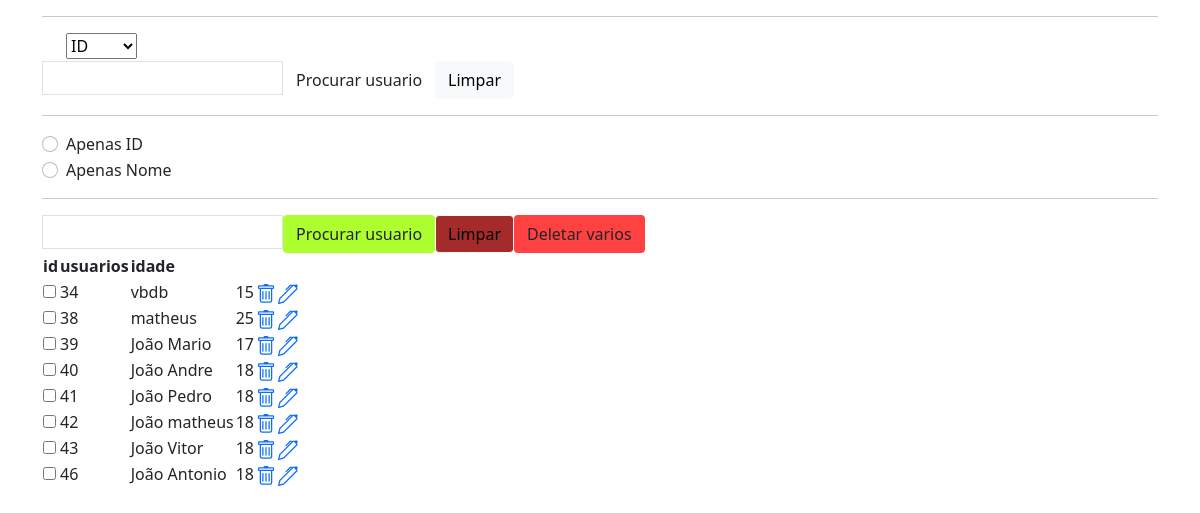
/radio/, run on an earlier commit of the app's database.
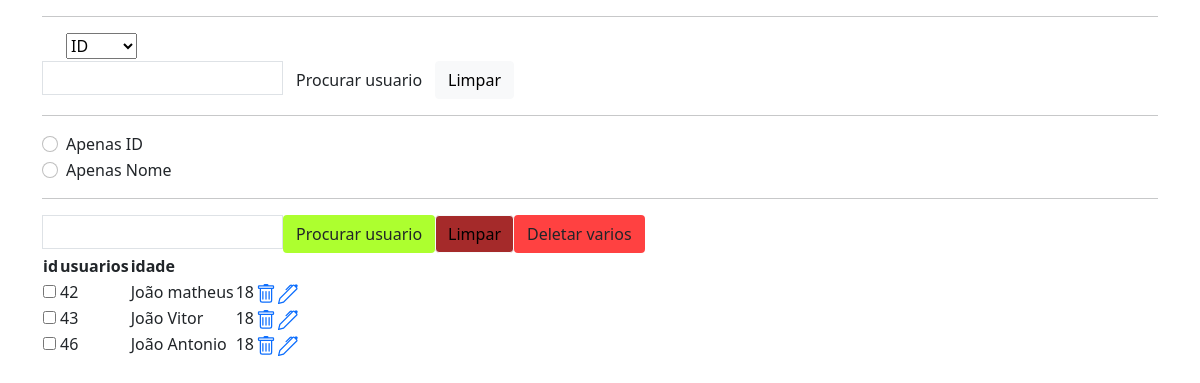
And on a later commit of the database.
### app/models.py (models this page shows, shortened)
class Usuario(models.Model):
    id_usuario = models.AutoField(primary_key=True)
    nome = models.TextField(max_length=105)
    idade = models.IntegerField()

### app/views.py (the view)
# urls.py: path('radio/',lista_radio,name='lista_radio'),
def lista_radio(request):
    usuario = {
        'usuarios': Usuario.objects.all()
    }
    return render(request,'radio.html',usuario)

### app/templates/radio.html (shortened to what this page needs)
<!doctype html>
<html lang="en">
<head>
  <link href="https://cdn.jsdelivr.net/npm/bootstrap@5.0.2/dist/css/bootstrap.min.css" rel="stylesheet"
>
</head>
<body>
  <div class='container'>
    <table>
      <hr>
        <form action="{% url 'filtra_radio' %}" method="GET">
          <div class="form-check">
          <select name="filter">
            <option value="id" class="form-check-input">ID</option>
          </select>
        </div>
          <input name="valor" class="p-1 border" type="text" value="">
          <button class='btn btn-sucess' type="submit">Procurar usuario</button>
          <a href="{% url 'listagem_usuarios' %}" class="btn btn-light">Limpar</a>
        </form>
      <hr>
      <form action="{% url 'filtra_radio' %}" method="GET">
                <div class="form-check">
                    <input class="form-check-input" type="radio" name="filter" value='id' >
                    <label class="form-check-label" for="flexRadioDefault1">
                      Apenas ID
                    </label>
                  </div>
                  <div class="form-check">
                    <input class="form-check-input" type="radio" name="filter" value='nome' >
                    <label class="form-check-label" for="flexRadioDefault1">
                      Apenas Nome
                    </label>
                  </div>
                <hr>
                    <input name="valor" class="p-1 border" type="text" value="">
                    <button class='btn btn-sucess' type="submit" style="background-color: greenyellow;">Procurar usuario</button>
                    <a href="{% url 'listagem_usuarios' %}" class="btn btn-light" style="background-color: brown;">Limpar</a>
            </form>
      <tr>
        <th>id</th>
        <th>usuarios</th>
        <th>idade</th>
        <th></th>
      </tr>
      {% for usuario in usuarios %}
      <form action="{% url 'deleta_var' %}" method="POST">
        <tr>
          <td><input type="checkbox" name="check[]" value="{{ usuario.id_usuario }}"></td>
          <td>{{usuario.id_usuario}}</td>
          <td>{{usuario.nome}}</td>
          <td>{{usuario.idade}}</td>
          <td>
            <a href="/deleta_usuario/{{usuario.id_usuario}}/">
            </a>
          </td>
          <td>
            <a href="/update/{{usuario.id_usuario}}/">
          </td>
        </tr>
        {% empty %}
        <tr>
          <td colspan="3">Nenhum usuario registrado</td>
        </tr>
        {% endfor %}
        <button class='btn btn-sucess' type="submit" style="background-color:rgba(255, 10, 10, 0.774)">Deletar varios</button>
      </form>
    </table>
  </div>
</body>
</html>

What changed in the data, as far as the page shows it:
removed Usuario: id_usuario "34", nome "vbdb", idade "15"
removed Usuario: id_usuario "38", nome "matheus", idade "25"
removed Usuario: id_usuario "39", nome "João Mario", idade "17"
removed Usuario: id_usuario "40", nome "João Andre", idade "18"
removed Usuario: id_usuario "41", nome "João Pedro", idade "18"
